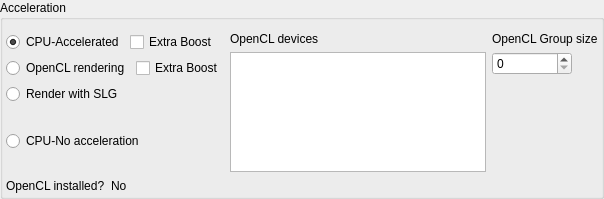
            <widget class="QGroupBox" name="gbGPU">
             <property name="sizePolicy">
              <sizepolicy hsizetype="Minimum" vsizetype="Minimum">
               <horstretch>0</horstretch>
               <verstretch>0</verstretch>
              </sizepolicy>
             </property>
             <property name="minimumSize">
              <size>
               <width>0</width>
               <height>0</height>
              </size>
             </property>
             <property name="maximumSize">
              <size>
               <width>16777215</width>
               <height>200</height>
              </size>
             </property>
             <property name="styleSheet">
              <string notr="true"/>
             </property>
             <property name="title">
              <string>Acceleration</string>
             </property>
             <property name="flat">
              <bool>false</bool>
             </property>
             <property name="class" stdset="0">
              <string>ScrollGroup</string>
             </property>
             <layout class="QGridLayout" name="gridLayout_6">
              <property name="leftMargin">
               <number>3</number>
              </property>
              <property name="topMargin">
               <number>12</number>
              </property>
              <property name="rightMargin">
               <number>3</number>
              </property>
              <property name="bottomMargin">
               <number>3</number>
              </property>
              <item row="0" column="0" rowspan="2">
               <widget class="QFrame" name="frRenderOptions">
                <property name="sizePolicy">
                 <sizepolicy hsizetype="Preferred" vsizetype="Preferred">
                  <horstretch>0</horstretch>
                  <verstretch>0</verstretch>
                 </sizepolicy>
                </property>
                <layout class="QVBoxLayout" name="verticalLayout_6">
                 <property name="margin">
                  <number>0</number>
                 </property>
                 <item>
                  <layout class="QHBoxLayout" name="horizontalLayout_7">
                   <item>
                    <widget class="QRadioButton" name="cpuAcceleration">
                     <property name="sizePolicy">
                      <sizepolicy hsizetype="Preferred" vsizetype="Fixed">
                       <horstretch>0</horstretch>
                       <verstretch>0</verstretch>
                      </sizepolicy>
                     </property>
                     <property name="toolTip">
                      <string>Very fast rendering with excellent quality</string>
                     </property>
                     <property name="text">
                      <string>CPU-Accelerated</string>
                     </property>
                     <property name="checked">
                      <bool>true</bool>
                     </property>
                    </widget>
                   </item>
                   <item>
                    <widget class="QCheckBox" name="CPUBiased">
                     <property name="toolTip">
                      <string>This option boosts speed but can introduce bias</string>
                     </property>
                     <property name="styleSheet">
                      <string notr="true"/>
                     </property>
                     <property name="text">
                      <string>Extra Boost</string>
                     </property>
                    </widget>
                   </item>
                  </layout>
                 </item>
                 <item>
                  <layout class="QHBoxLayout" name="horizontalLayout">
                   <item>
                    <widget class="QRadioButton" name="OpenCLEnabled">
                     <property name="sizePolicy">
                      <sizepolicy hsizetype="Preferred" vsizetype="Fixed">
                       <horstretch>0</horstretch>
                       <verstretch>0</verstretch>
                      </sizepolicy>
                     </property>
                     <property name="toolTip">
                      <string>Acceleration provided by OpenCL for GPU+CPU speed increase</string>
                     </property>
                     <property name="text">
                      <string>OpenCL rendering</string>
                     </property>
                     <property name="autoExclusive">
                      <bool>true</bool>
                     </property>
                    </widget>
                   </item>
                   <item>
                    <widget class="QCheckBox" name="OCLBiased">
                     <property name="toolTip">
                      <string>This option boosts speed but can introduce bias</string>
                     </property>
                     <property name="layoutDirection">
                      <enum>Qt::LeftToRight</enum>
                     </property>
                     <property name="styleSheet">
                      <string notr="true"/>
                     </property>
                     <property name="text">
                      <string>Extra Boost</string>
                     </property>
                    </widget>
                   </item>
                  </layout>
                 </item>
                 <item>
                  <widget class="QRadioButton" name="useSLG">
                   <property name="text">
                    <string>Render with SLG</string>
                   </property>
                   <property name="autoExclusive">
                    <bool>true</bool>
                   </property>
                  </widget>
                 </item>
                 <item>
                  <layout class="QHBoxLayout" name="horizontalLayout_8">
                   <item>
                    <widget class="QRadioButton" name="cpuSlow">
                     <property name="toolTip">
                      <string>Old-style rendering. Slow but fully featured.Select this if the accelerated one doesn't show the correct result</string>
                     </property>
                     <property name="text">
                      <string>CPU-No acceleration</string>
                     </property>
                     <property name="checked">
                      <bool>false</bool>
                     </property>
                     <property name="autoExclusive">
                      <bool>true</bool>
                     </property>
                    </widget>
                   </item>
                   <item>
                    <widget class="QLabel" name="emptyLabelFoFormatting">
                     <property name="minimumSize">
                      <size>
                       <width>30</width>
                       <height>0</height>
                      </size>
                     </property>
                     <property name="text">
                      <string/>
                     </property>
                    </widget>
                   </item>
                  </layout>
                 </item>
                </layout>
               </widget>
              </item>
              <item row="0" column="1" rowspan="2">
               <widget class="QFrame" name="frOCLDevices">
                <layout class="QVBoxLayout" name="verticalLayout_14">
                 <property name="leftMargin">
                  <number>0</number>
                 </property>
                 <property name="topMargin">
                  <number>0</number>
                 </property>
                 <property name="rightMargin">
                  <number>0</number>
                 </property>
                 <property name="bottomMargin">
                  <number>1</number>
                 </property>
                 <item>
                  <widget class="QLabel" name="label_3">
                   <property name="text">
                    <string>OpenCL devices</string>
                   </property>
                  </widget>
                 </item>
                 <item>
                  <widget class="QListWidget" name="oclDevices">
                   <property name="sizePolicy">
                    <sizepolicy hsizetype="Preferred" vsizetype="Preferred">
                     <horstretch>0</horstretch>
                     <verstretch>0</verstretch>
                    </sizepolicy>
                   </property>
                   <property name="maximumSize">
                    <size>
                     <width>16777215</width>
                     <height>120</height>
                    </size>
                   </property>
                   <property name="editTriggers">
                    <set>QAbstractItemView::NoEditTriggers</set>
                   </property>
                   <property name="selectionMode">
                    <enum>QAbstractItemView::SingleSelection</enum>
                   </property>
                   <property name="selectionBehavior">
                    <enum>QAbstractItemView::SelectRows</enum>
                   </property>
                   <property name="textElideMode">
                    <enum>Qt::ElideNone</enum>
                   </property>
                   <property name="resizeMode">
                    <enum>QListView::Adjust</enum>
                   </property>
                   <property name="uniformItemSizes">
                    <bool>true</bool>
                   </property>
                  </widget>
                 </item>
                </layout>
               </widget>
              </item>
              <item row="0" column="2">
               <widget class="QFrame" name="frOCLGroupSize">
                <property name="sizePolicy">
                 <sizepolicy hsizetype="Preferred" vsizetype="Fixed">
                  <horstretch>0</horstretch>
                  <verstretch>0</verstretch>
                 </sizepolicy>
                </property>
                <layout class="QVBoxLayout" name="verticalLayout_27">
                 <property name="margin">
                  <number>0</number>
                 </property>
                 <item>
                  <widget class="QLabel" name="label_12">
                   <property name="toolTip">
                    <string>Some nVidia cards need to have this value set at 64. Leave at 0 otherwise.</string>
                   </property>
                   <property name="text">
                    <string>OpenCL Group size</string>
                   </property>
                  </widget>
                 </item>
                 <item>
                  <widget class="QSpinBox" name="OCLGroupSize">
                   <property name="maximumSize">
                    <size>
                     <width>80</width>
                     <height>16777215</height>
                    </size>
                   </property>
                   <property name="toolTip">
                    <string>Some nVidia cards need this at 64. Leave at 0 otherwise.</string>
                   </property>
                   <property name="maximum">
                    <number>9216</number>
                   </property>
                  </widget>
                 </item>
                </layout>
               </widget>
              </item>
              <item row="1" column="2">
               <spacer name="verticalSpacer_9">
                <property name="orientation">
                 <enum>Qt::Vertical</enum>
                </property>
                <property name="sizeHint" stdset="0">
                 <size>
                  <width>20</width>
                  <height>74</height>
                 </size>
                </property>
               </spacer>
              </item>
              <item row="2" column="0" colspan="3">
               <layout class="QHBoxLayout" name="horizontalLayout_6">
                <item>
                 <widget class="QLabel" name="lblOpenCLLabel">
                  <property name="sizePolicy">
                   <sizepolicy hsizetype="Minimum" vsizetype="Preferred">
                    <horstretch>0</horstretch>
                    <verstretch>0</verstretch>
                   </sizepolicy>
                  </property>
                  <property name="text">
                   <string>OpenCL installed?</string>
                  </property>
                 </widget>
                </item>
                <item>
                 <widget class="QLabel" name="lblOpenCL_status">
                  <property name="sizePolicy">
                   <sizepolicy hsizetype="Expanding" vsizetype="Preferred">
                    <horstretch>0</horstretch>
                    <verstretch>0</verstretch>
                   </sizepolicy>
                  </property>
                  <property name="text">
                   <string>No</string>
                  </property>
                 </widget>
                </item>
               </layout>
              </item>
             </layout>
            </widget>
